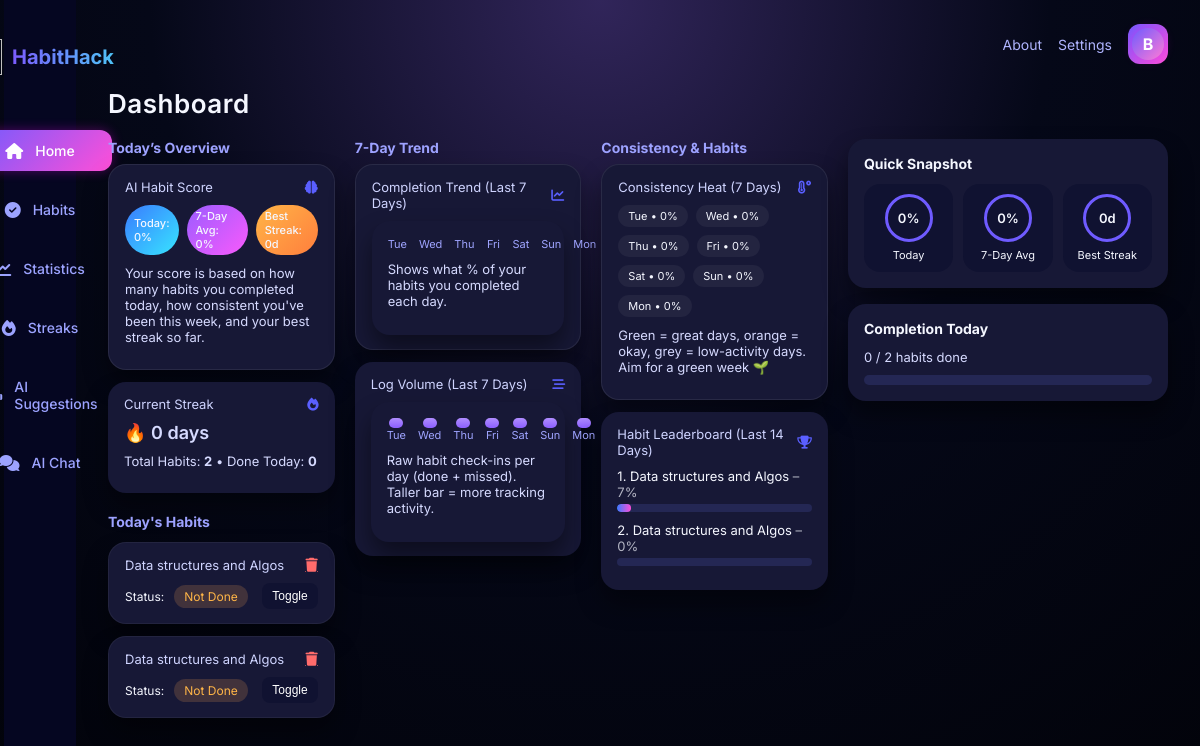
The page / (signed in) on the database as committed earlier.
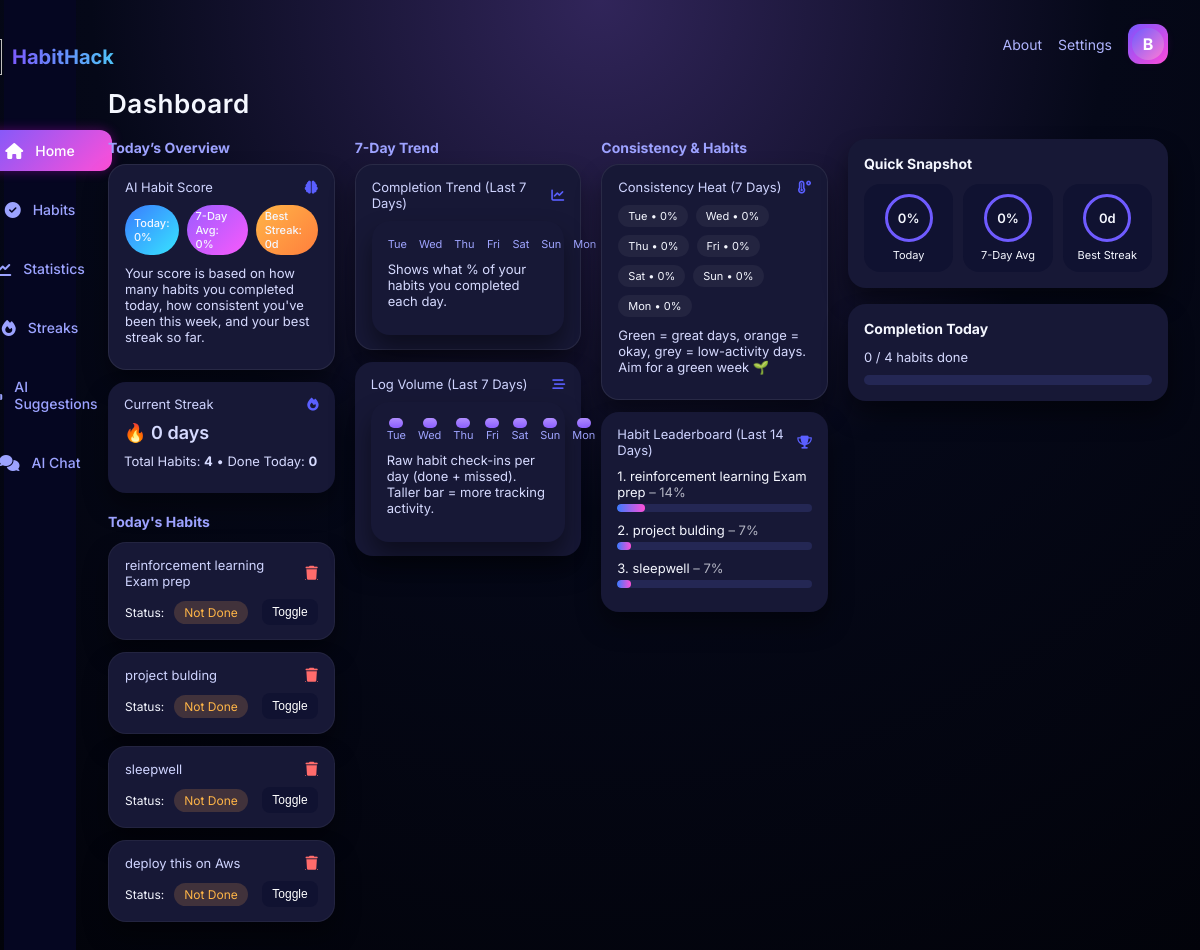
The same page on the database as committed later.
### planner/models.py (models this page shows, shortened)
class Habit(models.Model):
    CATEGORY_CHOICES = (
        ("morning", "Morning"),
        ("afternoon", "Afternoon"),
        ("evening", "Evening"),
        ("night", "Night"),
    )
    user = models.ForeignKey(User, on_delete=models.CASCADE)
    name = models.CharField(max_length=100)
    description = models.TextField(blank=True)
    category = models.CharField(max_length=20, choices=CATEGORY_CHOICES, default="morning")
    is_active = models.BooleanField(default=True)
    created_at = models.DateTimeField(auto_now_add=True)

### planner/views.py (the view)
# urls.py: 2. Add a URL to urlpatterns:  path('', views.home, name='home')
def home(request):
    if not request.user.is_authenticated:
        return render(request, "planner/landing.html")
    today = timezone.localdate()
    habits = Habit.objects.filter(user=request.user, is_active=True)
    habit_data = []
    for h in habits:
        log = HabitLog.objects.filter(habit=h, date=today).first()
        done_today = log.status == "done" if log else False
        habit_data.append(
            {
                "habit": h,
                "done_today": done_today,
            }
        )
    stats = calculate_user_stats(request.user)
    return render(
        request,
        "planner/home.html",
        {
            "habit_data": habit_data,
            "stats": stats,
        },
    )

### templates/planner/home.html (shortened to what this page needs)
{% extends "planner/base.html" %}
{% block content %}
<h1 class="page-title">Dashboard</h1>
<div class="columns">
  <div class="column">
    <h2 class="column-title">Today’s Overview</h2>
    <div class="card card-main">
      <div class="card-header">
        <span>AI Habit Score</span>
        <i class="fas fa-brain"></i>
      </div>
      <div class="card-body">
        <div class="badge-row">
          <span class="pill pill-blue">Today: {{ stats.today_score }}%</span>
          <span class="pill pill-purple">7-Day Avg: {{ stats.weekly_score }}%</span>
          <span class="pill pill-orange">Best Streak: {{ stats.best_streak }}d</span>
        </div>
        <p class="card-text">
          Your score is based on how many habits you completed today, how consistent
          you've been this week, and your best streak so far.
        </p>
      </div>
    </div>
    <div class="card">
      <div class="card-header">
        <span>Current Streak</span>
        <i class="fas fa-fire"></i>
      </div>
      <p class="card-text" style="font-size:18px;font-weight:600;">
        🔥 {{ stats.current_streak }} day{% if stats.current_streak != 1 %}s{% endif %}
      </p>
      <p class="card-text">
        Total Habits: <strong>{{ stats.total_habits }}</strong> •
        Done Today: <strong>{{ stats.done_today }}</strong>
      </p>
    </div>
    <h2 class="column-title" style="margin-top:20px;">Today's Habits</h2>
    {% if habit_data %}
      {% for item in habit_data %}
      <div class="card habit-card" style="margin-top:12px;">
        <div class="card-header">
          <span>{{ item.habit.name }}</span>
          <a href="{% url 'delete_habit' item.habit.id %}"
             onclick="return confirm('Delete this habit?');">
            <i class="fas fa-trash"></i>
          </a>
        </div>
        <form method="post" action="{% url 'toggle_habit_today' item.habit.id %}">
          <div class="progress-wrapper" style="margin-top:8px; gap:10px;">
            <span>Status:</span>
            {% if item.done_today %}
              <span class="pill pill-blue">Done</span>
            {% else %}
              <span class="chip chip-orange">Not Done</span>
            {% endif %}
            <button type="submit"
                    style="margin-left:auto;padding:6px 10px;border-radius:8px;
                           border:none;background:#101231;color:white;font-size:12px;cursor:pointer;">
              Toggle
            </button>
          </div>
        </form>
      </div>
      {% endfor %}
    {% else %}
      <p style="margin-top:10px;">No habits added yet. Go to the Habits page and create one.</p>
    {% endif %}
  </div>
  <div class="column">
    <h2 class="column-title">7-Day Trend</h2>
    <div class="card card-main">
      <div class="card-header">
        <span>Completion Trend (Last 7 Days)</span>
        <i class="fas fa-chart-line"></i>
      </div>
      <div class="widget">
        <div class="bar-row">
          {% for day in stats.trend %}
          <div class="bar-group">
            <span>{{ day.label }}</span>
          </div>
          {% endfor %}
        </div>
        <p class="card-text" style="margin-top:10px;">
          Shows what % of your habits you completed each day.
        </p>
      </div>
    </div>
    <div class="card">
      <div class="card-header">
        <span>Log Volume (Last 7 Days)</span>
        <i class="fas fa-stream"></i>
      </div>
      <div class="widget">
        <div class="bar-row">
          {% for day in stats.volume %}
          {% with h=day.count|add:"10" %}
          <div class="bar-group">
            <div class="bar bar-purple" style="height: {{ h }}px;"></div>
            <span>{{ day.label }}</span>
          </div>
          {% endwith %}
          {% endfor %}
        </div>
        <p class="card-text" style="margin-top:10px;">
          Raw habit check-ins per day (done + missed). Taller bar = more tracking activity.
        </p>
      </div>
    </div>
  </div>
  <div class="column">
    <h2 class="column-title">Consistency & Habits</h2>
    <div class="card card-main">
      <div class="card-header">
        <span>Consistency Heat (7 Days)</span>
        <i class="fas fa-temperature-high"></i>
      </div>
      <div class="chip-row" style="margin-top:8px; flex-wrap:wrap;">
        {% for day in stats.trend %}
          {% if day.percent >= 80 %}
            <span class="chip chip-green">{{ day.label }} • {{ day.percent }}%</span>
          {% elif day.percent >= 40 %}
            <span class="chip chip-orange">{{ day.label }} • {{ day.percent }}%</span>
          {% else %}
            <span class="chip" style="background:rgba(255,255,255,0.05);">
              {{ day.label }} • {{ day.percent }}%
            </span>
          {% endif %}
        {% endfor %}
      </div>
      <p class="card-text">
        Green = great days, orange = okay, grey = low-activity days. Aim for a green week 🌱
      </p>
    </div>
    <div class="card">
      <div class="card-header">
        <span>Habit Leaderboard (Last 14 Days)</span>
        <i class="fas fa-trophy"></i>
      </div>
      {% if stats.habit_leaderboard %}
        {% for row in stats.habit_leaderboard %}
        <div style="margin-bottom:10px;">
          <div style="font-size:13px; margin-bottom:4px;">
            {{ forloop.counter }}. {{ row.habit.name }}
            <span style="opacity:0.7;">– {{ row.percent }}%</span>
          </div>
          <div class="progress-bar" style="height:8px;">
            <div class="progress-fill"
                 style="width: {{ row.percent }}%;"></div>
          </div>
        </div>
        {% endfor %}
      {% else %}
        <p class="card-text">Not enough data yet. Start completing habits to see your leaderboard.</p>
      {% endif %}
    </div>
  </div>
  <div class="right-panel">
    <div class="widget">
      <h3>Quick Snapshot</h3>
      <div class="circle-row">
        <div class="circle-card">
          <div class="circle">{{ stats.today_score }}%</div>
          <span>Today</span>
        </div>
        <div class="circle-card">
          <div class="circle">{{ stats.weekly_score }}%</div>
          <span>7-Day Avg</span>
        </div>
        <div class="circle-card">
          <div class="circle">{{ stats.best_streak }}d</div>
          <span>Best Streak</span>
        </div>
      </div>
    </div>
    <div class="widget">
      <h3>Completion Today</h3>
      {% if stats.total_habits > 0 %}
      <p class="card-text">
        {{ stats.done_today }} / {{ stats.total_habits }} habits done
      </p>
      <div class="progress-bar" style="height:10px;margin-top:8px;">
      </div>
      {% else %}
      <p class="card-text">Create your first habit to start tracking.</p>
      {% endif %}
    </div>
  </div>
</div>
{% endblock %}

### templates/planner/base.html (shortened to what this page needs)
{% load static %}
<!DOCTYPE html>
<html lang="en">
  <head>
    <link rel="stylesheet" href="{% static 'css/style.css' %}" />
    <link
      rel="stylesheet"
      href="https://cdnjs.cloudflare.com/ajax/libs/font-awesome/6.5.0/css/all.min.css"
    />
  </head>
  <body>
    <div class="app-container">
      <aside class="sidebar">
        <div class="logo-area">
          <img src="{% static 'images/logo.png' %}" class="app-logo" />
          <span class="logo-text">HabitHack</span>
        </div>
        <nav class="sidebar-nav full">
          <a
            href="{% url 'home' %}"
            class="nav-item {% if request.path == '/' %}active{% endif %}"
          >
            <i class="fas fa-home"></i>
            <span>Home</span>
          </a>
          <a
            href="{% url 'habits' %}"
            class="nav-item {% if '/habits' in request.path %}active{% endif %}"
          >
            <i class="fas fa-check-circle"></i>
            <span>Habits</span>
          </a>
          <a
            href="{% url 'stats' %}"
            class="nav-item {% if '/stats' in request.path %}active{% endif %}"
          >
            <i class="fas fa-chart-line"></i>
            <span>Statistics</span>
          </a>
          <a
            href="{% url 'streaks' %}"
            class="nav-item {% if '/streaks' in request.path %}active{% endif %}"
          >
            <i class="fas fa-fire"></i>
            <span>Streaks</span>
          </a>
          <a
            href="{% url 'ai_suggestions' %}"
            class="nav-item {% if '/ai_suggestions' in request.path %}active{% endif %}"
          >
            <i class="fas fa-robot"></i>
            <span>AI Suggestions</span>
          </a>
          <a
            href="{% url 'ai_chat' %}"
            class="nav-item {% if '/ai_chat' in request.path %}active{% endif %}"
          >
            <i class="fas fa-comments"></i>
            <span>AI Chat</span>
          </a>
        </nav>
      </aside>
      <main class="main">
        <header class="topbar">
          <div class="topbar-right">
            <a href="{% url 'about' %}" class="top-link">About</a>
            <a href="{% url 'settings' %}" class="top-link">Settings</a>
            {% if user.is_authenticated %}
            <a
              href="{% url 'profile' %}"
              class="nav-item active"
              title="Profile"
            >
              <div class="user-avatar" style="width: 32px; height: 32px">
                {{ user.first_name|default:user.username|first|upper }}
              </div>
            </a>
            {% else %}
            <a href="{% url 'login' %}" class="top-link">Login</a>
            <a href="{% url 'register' %}" class="top-link">Register</a>
            <a href="{% url 'login' %}" class="nav-item">
              <i class="fas fa-sign-in-alt"></i>
            </a>
            {% endif %}
          </div>
        </header>
        <section class="page">{% block content %}{% endblock %}</section>
      </main>
    </div>
  </body>
</html>

### templates/planner/base.html (style rules this page uses)
.logo-area { display: flex; align-items: center; gap: 10px; padding: 15px 20px; }
.app-logo { width: 36px; height: 36px; object-fit: contain; }
.logo-text { font-size: 20px; font-weight: 700; background: linear-gradient(90deg, #7b5bff, #4fc3f7); -webkit-background-clip: text; color: transparent; }

Rows that differ between the two databases and show on the page:
removed Habit: habit.name "Data structures and Algos", percent "0"
removed Habit: habit.name "Data structures and Algos", percent "7"
added Habit: habit.name "reinforcement learning Exam prep", percent "14"
added Habit: habit.name "project bulding", percent "7"
added Habit: habit.name "sleepwell", percent "7"
added Habit: habit.name "deploy this on Aws", shown under "Today's Habits"
Other text that changed with them:
{{ stats.total_habits }}: "2" → "4"
